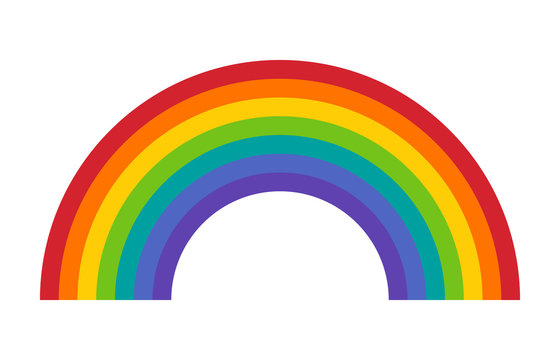
#> input picture images/rainbow.jpg, 560 x 360 px, found by its file name
$ python red.py
#> lines starting #> are read from the running program, lines starting #| are printed output that depends on the picture
import numpy as np
import matplotlib.pyplot as plt
from PIL import Image

img = Image.open("HSAR 019/images/rainbow.jpg")
#> img is the input picture: PIL image 560x360 RGB; mean R, G, B 220.5, 208.5, 189.9
M = np.asarray(img)

plt.figure(figsize=(12, 6))

plt.subplot(1, 2, 1)
plt.imshow(M)
plt.title("Original")
plt.axis('off')

cerror = 0.1
red = np.zeros((len(M), len(M[0]), 3))
#> red: shape (360, 560, 3) float64; every value is 0

red = M.copy()

# red
plt.subplot(1, 2, 2)
for i in range(len(M)):
    for j in range(len(M[i])):
        if(abs(red[i][j][0] - 211) >= cerror or
           abs(red[i][j][1] - 35) >= cerror or
           abs(red[i][j][2] - 46) >= cerror):
            red[i][j] = [255, 255, 255]
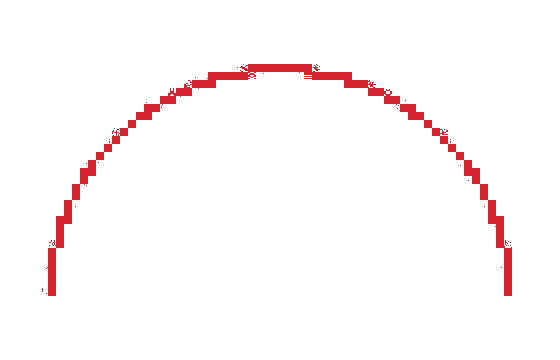
#> red: shape (360, 560, 3); mean R, G, B 253.7, 248.5, 248.8
plt.imshow(red)
plt.title("Red Channel")
plt.axis('off')

plt.show()
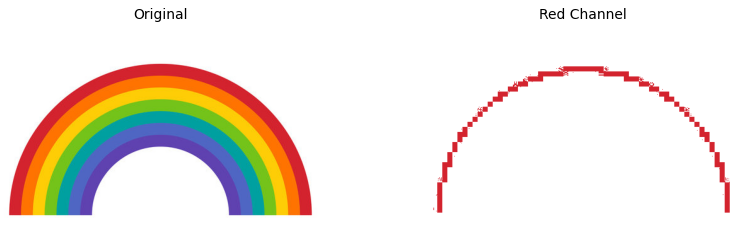
#> figure drawn by matplotlib, 2 panels
